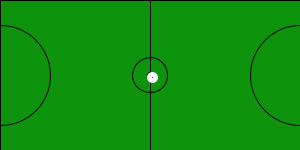
Frame 1 (no input)
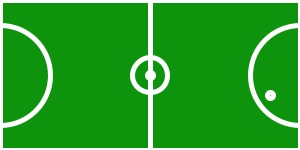
Frame 60 (the mouse pressed at the canvas centre just before this capture)
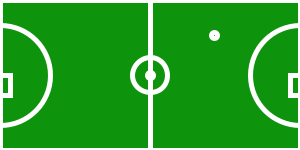
Frame 120 (the mouse held since frame 60 and released just before this capture)

The Processing sketch that drew these frames (run headless with seeded random() and noise(); from frame 60 on, the mouse is pressed at the canvas centre):

// Processing sketch: processing_97039
// ── processing_97039.pde

int posX,posY, velX, velY;
float mida =6;
float mida1 =10;

void setup (){
  size (300,150);


  posX = width /2;
  posY = height/2;
  velX = 2;
  velY =2;
}
void draw (){
  background (#0D930C);
  
  
  line (0,0,300,0);
  line (300,0,300,150); 
  line (300,150,0,150);
  line (0,150,0,0);
  line (150,0,150,150);
  
   noFill();    
  ellipse (150 , 75 , 6,6 );
  ellipse (150 , 75 , 35,35 );
  
 
  
  ellipse (0 , 75 , 100 , 100 );
  ellipse (300 , 75 , 100 , 100 );
       
  
   stroke (#FFFFFF);
   strokeWeight ( 5);
  
    posX = posX+velX;
  posY = posY+velY;
  
  
 
  ellipse(posX,posY,mida,mida);
  

 
  if((posX<6)||(posX>width)){
    velX = -velX;
  } 
    
  if((posY<6)||(posY>height-6)){
    velY = -velY;
  
}

 
if(mousePressed==true){
  rect (0,mouseY,mida1,20);
  rect (290,mouseY,mida1,20);
  
  
}
}
